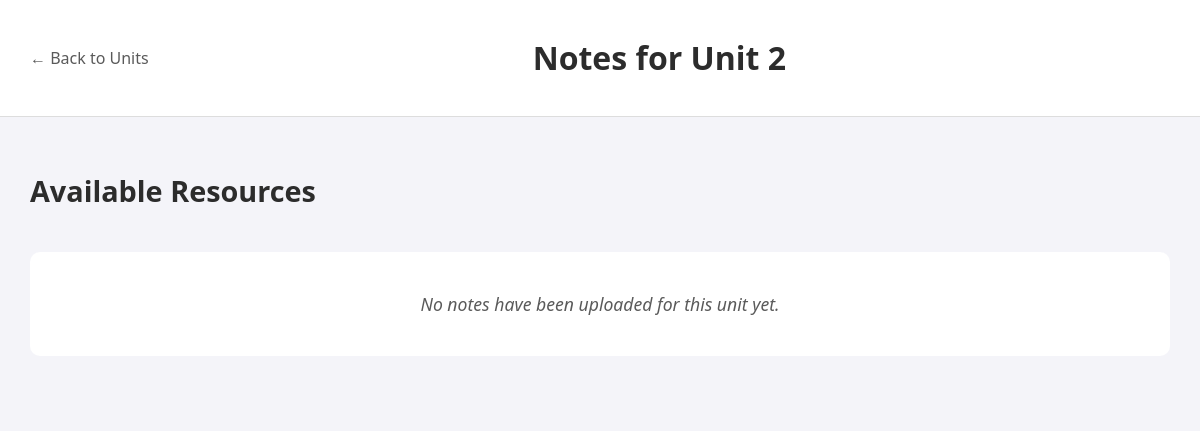
The page /notes/8 (signed in) on the database as committed earlier.
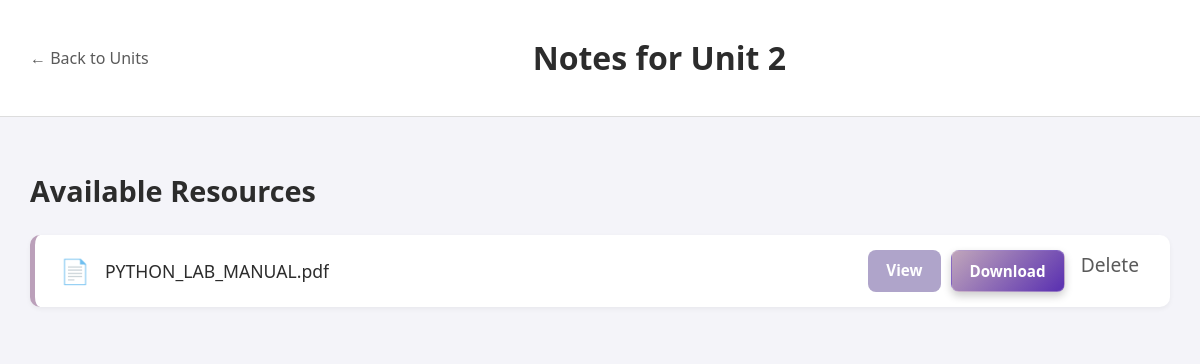
The same page on the database as committed later.
### tables this page shows
CREATE TABLE Notes(
    id INTEGER PRIMARY KEY AUTOINCREMENT,
    notes TEXT NOT NULL,
    unit_id INTEGER NOT NULL,
    FOREIGN KEY (unit_id) REFERENCES Units(id)
  );

### app.py (the view)
@app.route('/notes/<int:unit_id>')
def notes(unit_id):
  if "user_id" not in session:
    return redirect(url_for("signi"))
  conn=sqlite3.connect("notesapp.db")
  c=conn.cursor()
  c.execute("SELECT units,subject_id FROM Units WHERE id=?",(unit_id,))
  row=c.fetchone()
  if not row:
    conn.close()
    return "Note is not found"
  unit_name,subject_id=row
  c.execute("SELECT id,notes FROM Notes WHERE unit_id=?",(unit_id,))
  notes_data=c.fetchall()
  conn.close()
  user_role=session.get("role","teacher")
  return render_template("notes.html",notes_data=notes_data,unit_name=unit_name,subject_id=subject_id,user_role=user_role,unit_id=unit_id)

### templates/notes.html (shortened to what this page needs)
<!DOCTYPE html>
<html>
<head>
    <link rel="stylesheet" href="{{ url_for('static',filename='css/style.css') }}">
</head>
<body>
    <div class="page-container notes-page">
        <header class="editor-header view-header">
            <a href="{{ url_for('units', subject_id=subject_id) }}" class="back-link">
                ← Back to Units
            </a>
            <h1 class="page-title">Notes for {{ unit_name }}</h1>
        </header>
        <main class="notes-main-content">
            <h2 class="section-title">Available Resources</h2>
            <div class="notes-list-grid">
                {% for note in notes_data %}
                  <div class="note-file-card">
                      <div class="note-file-info">
                          <span class="file-icon">📄</span>
                          <span class="file-name">{{ note[1] }}</span>
                      </div>
                      <div class="note-file-actions">
                          <a href="{{ url_for('static', filename='uploads/' ~ note[1]) }}" target="_blank" class="action-btn view-btn">
                              View
                          </a>
                          <a href="{{ url_for('static', filename='uploads/' ~ note[1]) }}" download class="action-btn download-btn">
                              Download
                          </a>
                          {% if user_role == 'teacher' %}
                          <form method="POST" action="{{ url_for('delete_note', note_id=note[0], unit_id=unit_id) }}">
                              <button type="submit" class="delete-btn">Delete</button>
                          </form>
                          {% endif %}
                      </div>
                  </div>
                {% endfor %}
                {% if not notes_data %}
                  <p class="empty-state">No notes have been uploaded for this unit yet.</p>
                {% endif %}
        </main>
    </div>
</body>
</html>

Rows that differ between the two databases and show on the page:
added Notes: notes "PYTHON_LAB_MANUAL.pdf"
Other text that changed with them:
text no longer shown: "No notes have been uploaded for this unit yet."
